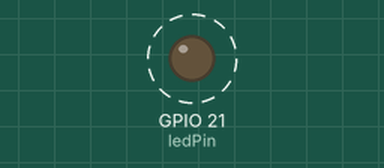
Simulated run of this sketch. Board: Seeed XIAO ESP32-S3. Parts: output pins drawn as LEDs (lit = HIGH). Dashed ring = blinking.

Above: at 0.15 s.
Timing chart, 0 to 3.0 s (numbered marks = the images above):
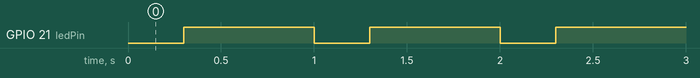

Measured:
- by itself, GPIO 21 (ledPin): alternates HIGH for 0.70 s and LOW for 0.30 s

The sketch:

01_Blink.ino
```cpp
// MISHEARD CITY | Practical 1 | 01 - Blink
// Board: Seeed Studio XIAO ESP32S3 Sense.
// The built-in user LED is active-low: LOW = on, HIGH = off.

const int ledPin = LED_BUILTIN;
int onTimeMs = 300;
int offTimeMs = 700;

void setup() {
  pinMode(ledPin, OUTPUT);
  digitalWrite(ledPin, HIGH);  // Start with the user LED off.
}

void loop() {
  digitalWrite(ledPin, LOW);   // Turn the user LED on.
  delay(onTimeMs);
  digitalWrite(ledPin, HIGH);  // Turn the user LED off.
  delay(offTimeMs);
}
```
